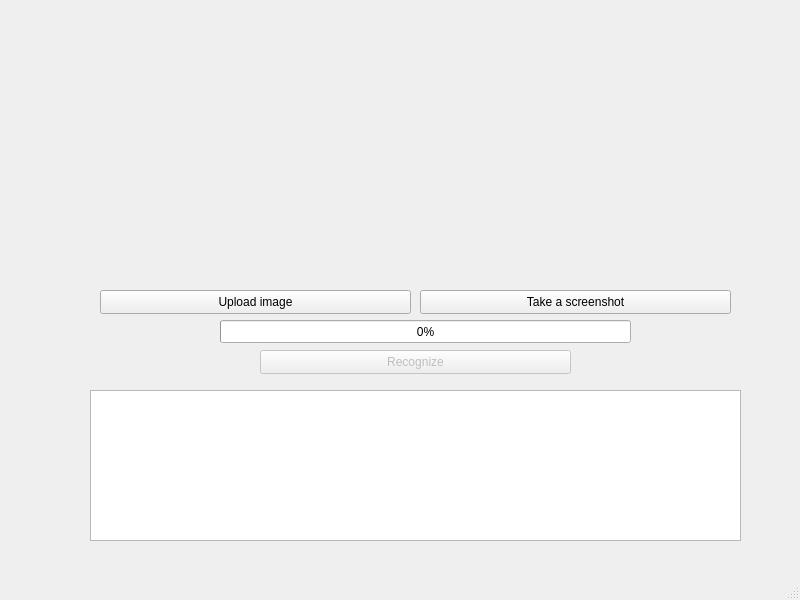
<?xml version="1.0" encoding="UTF-8"?>
<ui version="4.0">
 <class>MainWindow</class>
 <widget class="QMainWindow" name="MainWindow">
  <property name="geometry">
   <rect>
    <x>0</x>
    <y>0</y>
    <width>800</width>
    <height>600</height>
   </rect>
  </property>
  <property name="windowTitle">
   <string>MainWindow</string>
  </property>
  <widget class="QWidget" name="centralwidget">
   <widget class="QPushButton" name="uploadBtn">
    <property name="geometry">
     <rect>
      <x>100</x>
      <y>290</y>
      <width>311</width>
      <height>24</height>
     </rect>
    </property>
    <property name="text">
     <string>Upload image</string>
    </property>
   </widget>
   <widget class="QPushButton" name="recognizeBtn">
    <property name="enabled">
     <bool>false</bool>
    </property>
    <property name="geometry">
     <rect>
      <x>260</x>
      <y>350</y>
      <width>311</width>
      <height>24</height>
     </rect>
    </property>
    <property name="text">
     <string>Recognize</string>
    </property>
   </widget>
   <widget class="QPushButton" name="takeScreenshotBtn">
    <property name="geometry">
     <rect>
      <x>420</x>
      <y>290</y>
      <width>311</width>
      <height>24</height>
     </rect>
    </property>
    <property name="text">
     <string>Take a screenshot</string>
    </property>
   </widget>
   <widget class="QLabel" name="label">
    <property name="geometry">
     <rect>
      <x>140</x>
      <y>60</y>
      <width>541</width>
      <height>181</height>
     </rect>
    </property>
    <property name="styleSheet">
     <string notr="true">border: rgb(0, 0, 0);</string>
    </property>
    <property name="text">
     <string/>
    </property>
    <property name="scaledContents">
     <bool>true</bool>
    </property>
   </widget>
   <widget class="QTextBrowser" name="textBrowser">
    <property name="geometry">
     <rect>
      <x>90</x>
      <y>390</y>
      <width>651</width>
      <height>151</height>
     </rect>
    </property>
   </widget>
   <widget class="QProgressBar" name="progressBar">
    <property name="geometry">
     <rect>
      <x>220</x>
      <y>320</y>
      <width>411</width>
      <height>23</height>
     </rect>
    </property>
    <property name="value">
     <number>0</number>
    </property>
   </widget>
  </widget>
  <widget class="QMenuBar" name="menubar">
   <property name="geometry">
    <rect>
     <x>0</x>
     <y>0</y>
     <width>800</width>
     <height>21</height>
    </rect>
   </property>
  </widget>
  <widget class="QStatusBar" name="statusbar"/>
 </widget>
 <resources/>
 <connections/>
</ui>
